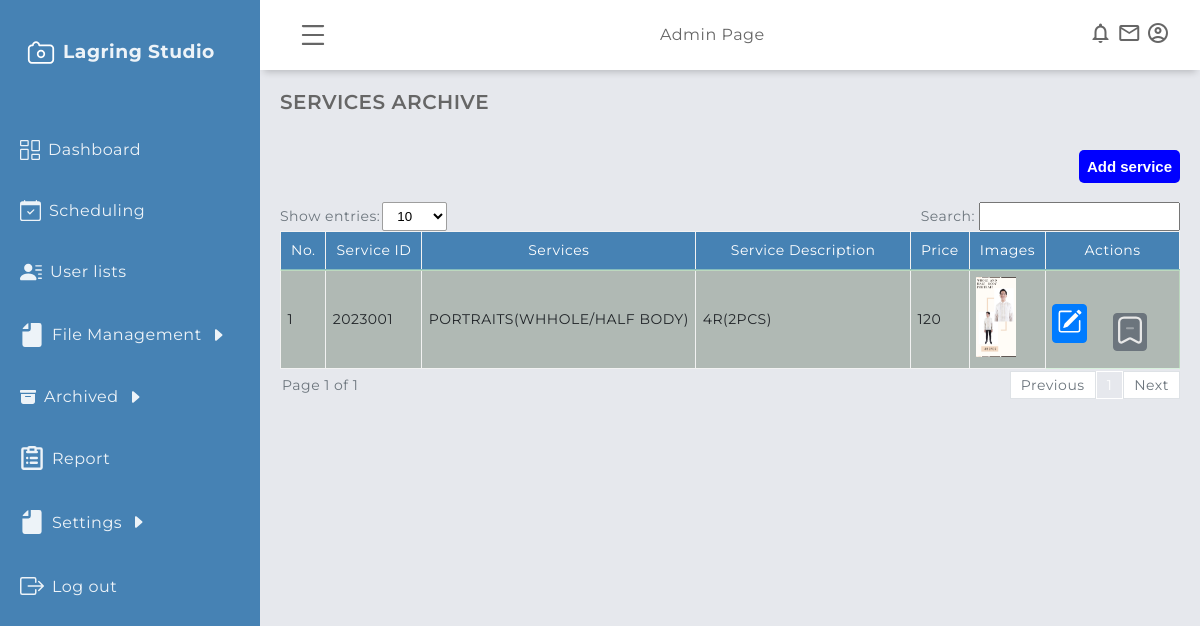
/admin/archived_services.php (signed in), run on an earlier commit of the app's database.
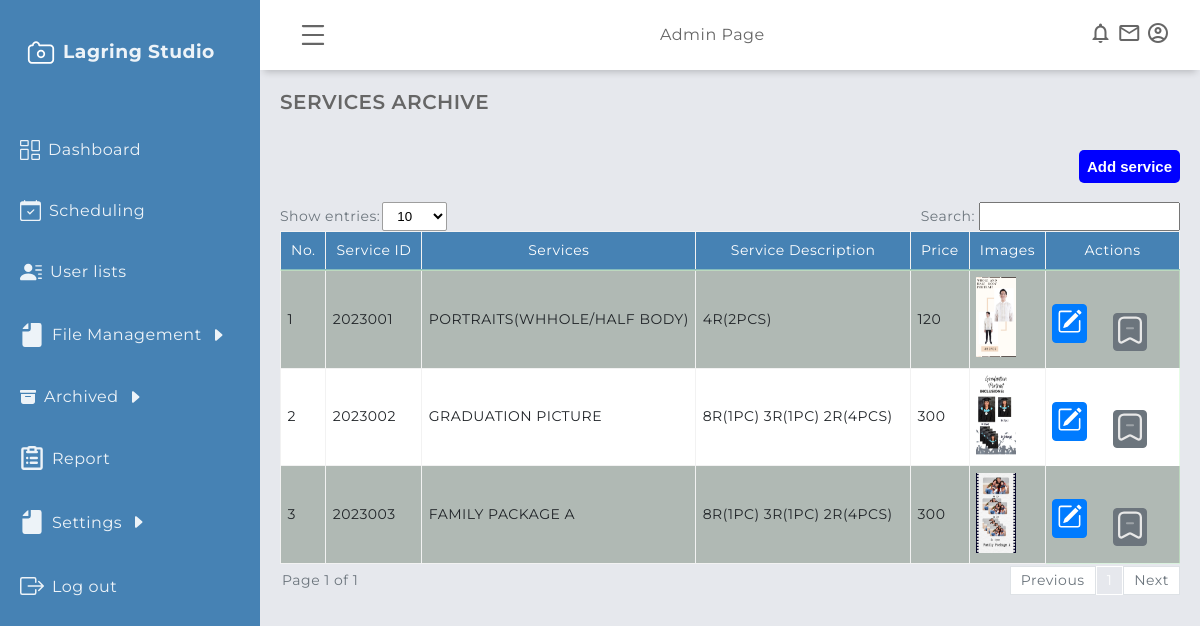
And on a later commit of the database.
### tables this page shows
CREATE TABLE IF NOT EXISTS `services` (
  `service_id` int NOT NULL AUTO_INCREMENT,
  `service_name` varchar(250) NOT NULL,
  `service_image` varchar(255) NOT NULL,
  `service_description` varchar(500) NOT NULL,
  `service_type` varchar(200) NOT NULL,
  `service_price` int DEFAULT NULL,
  `service_date_added` datetime NOT NULL DEFAULT CURRENT_TIMESTAMP,
  `archived_flag` int NOT NULL DEFAULT '1',
  PRIMARY KEY (`service_id`)
);

### admin/archived_services.php (the view, shortened to what this page needs)
<?php include('session.php');?>
<!DOCTYPE html>
<html lang="en">
    <head>
        <link rel="stylesheet" href="../assets/global/css/design.css" />
        <link rel="stylesheet" href="../assets/admin/css/dashboardcontainer.css" />
        <link rel="stylesheet" href="../assets/global/css/design.css" />
        <link rel="stylesheet" href="../assets/global/css/table.css" />
        <link rel="stylesheet" href="../assets/global/css/global.css" />
        <link rel="stylesheet" href="../assets/admin/css/dashboardcontainer.css" />
        <link rel="stylesheet" href="../assets/admin/css/services.css" />
    </head>
    <body>
        <div class="grid-container">
            <?php require "header/header.php"?>
            <?php require "navigation/sidebar.php"?>
            <main class="main-container">
                <div class="main-title">
                    <p class="font-weight-bold">SERVICES ARCHIVE</p>
                </div>
            <div class="add">
                    <button class="modal-trigger" data-modal-id="add_service">Add service</button>
                </div>
                <br>
        <div class= "showAndSearch  text-secondary align-items-center mb-1">
                        <div class= "align-items-center">
                            <label >Show entries:</label>
                            <select id="entriesPerPage">
                                <option value="10">10</option>
                            </select>
                        </div>
                        <div class= "align-items-center">
                            <label for="searchInput" class="pr-1" >Search:</label>
                            <div style="position: relative;">
                                <input type="text" id="searchInput" >
                            </div>
                        </div>
                        <div id="table1" class="table-group-container active">
                            <table id="table1" class="table table-striped table-bordered w-100">
                                <thead>
                                    <tr>
                                        <th>No.</th>
                                        <th>Service ID</th>
                                        <th>Services</th>
                                        <th>Service Description</th>
                                        <th>Price</th>
                                        <th>Images</th>
                                        <th>Actions</th>
                                    </tr>
                                </thead>
                                <tbody>
                        <?php
                                    $i = 1;
                                    $sql = mysqli_query($connection, "SELECT * FROM services WHERE archived_flag = 0") or die(mysqli_error($connection));
                                    if (mysqli_num_rows($sql) > 0) {
                                    while ($row = mysqli_fetch_array($sql)) {
                                        $service_id = $row['service_id'];
                                        $service_name = $row['service_name'];
                                        $service_description = $row['service_description'];
                                        $image = $row ['service_image'];
                                        $service_price = $row['service_price'];
                                    ?>
                                    <tr>
                                        <td><p><?php echo $i++ ?></p></td>
                                        <td><p><?php echo strtoupper($service_id);?></p></td>
                                        <td><p><?php echo strtoupper($service_name);?></p></td>
                                        <td class= "service_description_td"><p><?php echo strtoupper($service_description);?></p></td>
                                        <td><p><?php echo $service_price; ?></p></td>
                                        <td><p><?php echo "<img class='img-fluid' src='../assets/global/services_img/" . $image . "'style='width:40px; height:80px'' alt='Service Image'>";?></p></td>
                                        <td class="justify-space-evenly" style=" text-align: center; margin-top: 10px; border: none;">
                                            <a
                                                href="#"
                                                title="Edit"
                                                class="modal-trigger justify-content-center p-0 m-0"
                                                data-modal-id="<?php echo 'edit_service'.$service_id; ?>">
                                                <button class="p-1 m-0 btn btn-primary">
                                                </button>
                                            </a>
                                            <a
                                                href="#"
                                                rel="tooltip"
                                                title="archive"
                                                class="modal-trigger"
                                                data-modal-id="<?php echo 'unarchive_service' . $service_id;?>">
                                                    <button class="m-0 btn btn-secondary" style="padding:1px;">
                                                    </button>
                                            </a>
                                        </td>
                                    </tr>
                                    <?php
                                    }}
                                    else {echo '<tr><td colspan="6" style="text-align: center;">No records found.</td></tr>';}
                                ?>
                                </tbody>
                            </table>
                        </div>
                        <div class="pagination-container">
                            <div id="pagination-label"></div>
                            <div id="pagination" class="pagination"></div>
                        </div>
                    </div>
                </div>
    </body>
</html>

### admin/header/header.php (shortened to what this page needs)
<header class="header">
    <div class="menu-icon toggleBtn">
    </div>
    <div class="header-left">Admin Page</div>
    <div class="header-right">
        <span class="material-icons-outlined">notifications</span>
        <span class="material-icons-outlined">email</span>
        <span class="material-icons-outlined">account_circle</span>
    </div>
</header>

### admin/navigation/sidebar.php (shortened to what this page needs)
<aside class="sidebar" id="sidebar">
    <div class="sidebar-title">
        <div class="sidebar-brand">
            <h3>Lagring Studio</h3>
        </div>
    </div>
    <ul class="sidebar-list">
    <?php $current_page = basename($_SERVER['PHP_SELF']); ?>
        <li <?php if ($current_page === 'admindashboard.php') echo 'class="navLinkActive"';?>>
            <a href="admindashboard.php">
                Dashboard
            </a>
        </li>
        <li <?php if ($current_page === 'calendar.php') echo 'class="navLinkActive"';?>>
            <a href="calendar.php">
                Scheduling
            </a>
        </li>
        <li <?php if ($current_page === 'user_list.php') echo 'class="navLinkActive"';?>>
            <a href="user_list.php">
                User lists
            </a>
        </li>
        <li <?php if (
                    $current_page === 'website.php' ||
                     $current_page === 'website.php')
                    echo 'class="navLinkActive"';?>>
        <a href="#" id="managementLink">
            File Management
            <svg
                xmlns="http://www.w3.org/2000/svg"
                width="16"
                height="16"
                fill="currentColor"
                class="bi bi-caret-right-fill"
                viewBox="0 0 16 16">
                <path
                        d="m12.14 8.753-5.482 4.796c-.646.566-1.658.106-1.658-.753V3.204a1 1 0 0 1 1.659-.753l5.48 4.796a1 1 0 0 1 0 1.506z"/>
            </svg>
        </a>
    </li>
    <li <?php if (
                    $current_page === 'archived_user_list.php' ||
                    $current_page === 'archived_file_management.php')
                    echo 'class="navLinkActive"';?>>
        <a href="#" id="archivedLink">
            Archived
            <svg
                xmlns="http://www.w3.org/2000/svg"
                width="16"
                height="16"
                fill="currentColor"
                class="bi bi-caret-right-fill"
                viewBox="0 0 16 16">
                <path
                        d="m12.14 8.753-5.482 4.796c-.646.566-1.658.106-1.658-.753V3.204a1 1 0 0 1 1.659-.753l5.48 4.796a1 1 0 0 1 0 1.506z"/>
            </svg>
        </a>
    </li>
        <li <?php if ($current_page === 'report.php') echo 'class="navLinkActive"';?>>
            <a href="report.php">
            Report
            </a>
        </li>
        <li <?php if (
                    $current_page === 'profile.php' ||
                     $current_page === 'backup.php')
                    echo 'class="navLinkActive"';?>>
        <a href="#" id="settingsLink">
            Settings
            <svg
                xmlns="http://www.w3.org/2000/svg"
                width="16"
                height="16"
                fill="currentColor"
                class="bi bi-caret-right-fill"
                viewBox="0 0 16 16">
                <path
                        d="m12.14 8.753-5.482 4.796c-.646.566-1.658.106-1.658-.753V3.204a1 1 0 0 1 1.659-.753l5.48 4.796a1 1 0 0 1 0 1.506z"/>
            </svg>
        </a>
    </li>
        <li class="sidebar-list-item">
            <a href="../logoutmodule/logout.php">
                Log out
            </a>
        </li>
    </ul>
</aside>

### assets/global/css/design.css (style rules this page uses)
:root { --blue1: rgba(36, 175, 242); --blue2: rgba(7, 164, 241); --blue3: rgba(23, 147, 217); --blue4: rgba(4, 127, 204); --blue5: rgba(30,144,255); --light_blue: rgba(63, 194, 250); --dim_blue: rgba(137, 192, 223); --dark_blue: rgba(30, 70, 139); --gray: rgba(208, 216, 227); --dark_gray: rgba(141, 164, 196); --dirty_white: rgba(244, 244, 244); --red: rgba(254, 0, 0); --maroon: rgba(154, 0, 0); }
* { margin: 0; padding: 0; box-sizing: border-box; }
body { font-family: "Montserrat", sans-serif; letter-spacing: 0.5px; line-height: 1.2; scrollbar-color: smooth; background-color: #e6e8ed; color: #666666; }
.font-weight-bold { font-weight: 600; }

### assets/admin/css/dashboardcontainer.css (style rules this page uses)
.header { position: fixed; top: 0; right: 0; height: 70px; width: calc(100% - 260px); background-color: #ffffff; display: flex; align-items: center; justify-content: space-between; padding: 0 30px 0 30px; box-shadow: 0 6px 7px -4px rgba(0, 0, 0, 0.2); transition: all 0.5s; -webkit-transition: all 0.5s; z-index: 8; }
.material-icons-outlined { cursor: pointer; }
.menu-icon { display: flex; justify-content: center; align-items: center; padding: 0.5rem; border-radius: 50%; cursor: pointer; }
.sidebar { position: fixed; top: 0; left: 0; width: 260px; height: 100vh; background-color: #4682B4; color: rgb(255, 255, 255, 0.9); overflow-y: auto; overflow-x: hidden; transition: all 0.5s; -webkit-transition: all 0.5s; z-index: 9; }
.sidebar-title { display: flex; justify-content: space-between; align-items: center; padding: 20px 20px 20px 20px; margin-bottom: 30px; }
.sidebar-brand { display: flex; align-items: center; gap: 0.5rem; margin-top: 15px; font-weight: 700; text-align: center; }
.sidebar-list { padding: 0; margin-top: 15px; list-style-type: none; }
.sidebar-list li { display: block; }
.sidebar-list li a { padding: 20px; text-decoration: none; color: rgb(255, 255, 255, 0.9); display: flex; align-items: center; gap: 0.5rem; }
.main-container { margin-top: 70px; margin-left: 260px; padding: 1.25rem; min-height: calc(100vh - 70px); transition: all 0.5s; -webkit-transition: all 0.5s; z-index: 8; }
.main-title { margin: 0 0 1.25rem 0; }
.main-title p { font-size: 1.25rem; }

### assets/global/css/table.css (style rules this page uses)
.table { width: 100%; margin-bottom: 2px; color: #212529; border-collapse: collapse; white-space: nowrap; }
.table th, .table td { padding: 0.4rem; align-items: center; border-top: 1px solid #cafaca77; }
.service_description_td { width: 100%; margin-bottom: 2px; color: #212529; border-collapse: collapse; white-space: normal; }
.table thead th { vertical-align: bottom; border-bottom: 2px solid #cafaca77; background-color: #21232d; color: white; font-weight: normal; text-align: center; }
#table1 tbody tr:nth-child(odd) { background-color: #73847377; }
#table1 tbody tr:nth-child(even) { background-color: #ffffff; }
.table-bordered { border: 1px solid #cafaca77; }
.table-bordered th, .table-bordered td { border: 1px solid hsl(0, 0%, 95%); }
.table-bordered thead th, .table-bordered thead td { border-bottom-width: 2px; background: #4682B4; padding: 10px 10px; }
.table-striped tbody tr { background-color: rgba(0, 0, 0, 0.1); }
#entriesPerPage { background-color: white; border: 1px solid rgb(158, 158, 158); border-radius: 2px; padding: 5px 10px; align-items: center; margin-left: 2px; outline: none; }
#searchInput { padding: 5px 10px; outline: none; }
.showAndSearch { display: flex; justify-content: space-between; flex-wrap: wrap; font-size: 14px; margin-bottom: 10px; }
.pagination-container { display: flex; justify-content: space-between; align-items: center; font-size: 14px; width: 100%; }
#pagination-label { color: #6c757d; padding-left: 2px; }
.pagination { display: flex; align-items: center; }
.table-group-container { display: none; overflow-x: auto; }
.table-group-container.active { display: block; width: 100%; }

### assets/admin/css/services.css (style rules this page uses)
.add { display: flex; justify-content: end; }
.add button { padding: 0.5rem; border:none; outline:none; cursor: pointer; background-color: blue; color: #fff; border-radius: 5px; }

What changed in the data, as far as the page shows it:
now on this page (row edited): services: service_id "2023002", service_name "GRADUATION PICTURE", service_description "8R(1PC) 3R(1PC) 2R(4PCS)", service_price "300", service_image (picture)
now on this page (row edited): services: service_id "2023003", service_name "FAMILY PACKAGE A", service_description "8R(1PC) 3R(1PC) 2R(4PCS)", service_price "300", service_image (picture)
